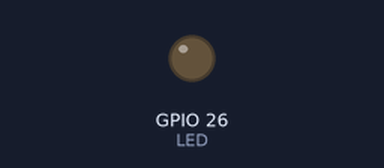
Recording of a program running on a simulated Raspberry Pi (BCM pin numbers). Shown: output pins drawn as LEDs (lit = HIGH).

Above: at 0.05 s.
At 0.5 s:
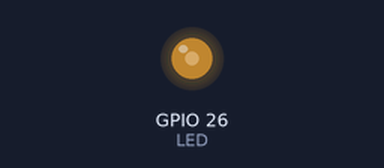
At 0.95 s:
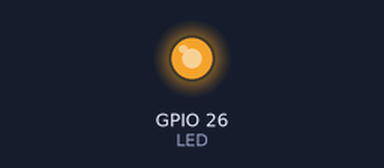
At 1.9 s:
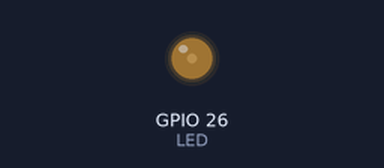
Timing chart, 0 to 4.8 s (numbered marks = the images above):
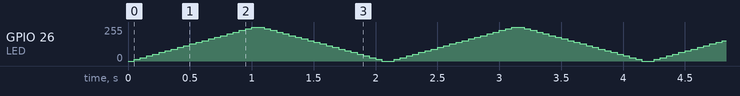

The program:

2.py
```python
import RPi.GPIO as GPIO
from time import sleep

KEY = 20
LED = 26
GPIO.setmode(GPIO.BCM)
GPIO.setup(KEY, GPIO.IN, GPIO.PUD_UP)
GPIO.setup(LED, GPIO.OUT)
p = GPIO.PWM(LED, 50)
p.start(0)
try:
    while(True):
        for dc in range(0, 101, 5):
            p.ChangeDutyCycle(dc)
            sleep(0.05)
        for dc in range(100, -1, -5):
            p.ChangeDutyCycle(dc)
            sleep(0.05)
except KeyboardInterrupt:
    p.stop()
    GPIO.cleanup();
```
